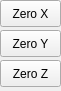
   <widget class="StateEnableGridLayout" name="state_enable_gridLayout">
    <property name="geometry">
     <rect>
      <x>610</x>
      <y>490</y>
      <width>61</width>
      <height>91</height>
     </rect>
    </property>
    <property name="is_on_status" stdset="0">
     <bool>true</bool>
    </property>
    <property name="is_idle_status" stdset="0">
     <bool>true</bool>
    </property>
    <property name="is_homed_status" stdset="0">
     <bool>true</bool>
    </property>
    <widget class="ActionButton" name="actionbutton">
     <property name="geometry">
      <rect>
       <x>0</x>
       <y>60</y>
       <width>61</width>
       <height>27</height>
      </rect>
     </property>
     <property name="text">
      <string>Zero Z</string>
     </property>
     <property name="estop_action" stdset="0">
      <bool>false</bool>
     </property>
     <property name="zero_axis_action" stdset="0">
      <bool>true</bool>
     </property>
     <property name="joint_number" stdset="0">
      <number>2</number>
     </property>
    </widget>
    <widget class="ActionButton" name="actionbutton_2">
     <property name="geometry">
      <rect>
       <x>0</x>
       <y>30</y>
       <width>61</width>
       <height>27</height>
      </rect>
     </property>
     <property name="text">
      <string>Zero Y</string>
     </property>
     <property name="estop_action" stdset="0">
      <bool>false</bool>
     </property>
     <property name="zero_axis_action" stdset="0">
      <bool>true</bool>
     </property>
     <property name="joint_number" stdset="0">
      <number>1</number>
     </property>
    </widget>
    <widget class="ActionButton" name="actionbutton_3">
     <property name="geometry">
      <rect>
       <x>0</x>
       <y>0</y>
       <width>61</width>
       <height>27</height>
      </rect>
     </property>
     <property name="text">
      <string>Zero X</string>
     </property>
     <property name="estop_action" stdset="0">
      <bool>false</bool>
     </property>
     <property name="zero_axis_action" stdset="0">
      <bool>true</bool>
     </property>
     <property name="zero_g5x_action" stdset="0">
      <bool>false</bool>
     </property>
     <property name="joint_number" stdset="0">
      <number>0</number>
     </property>
    </widget>
   </widget>
